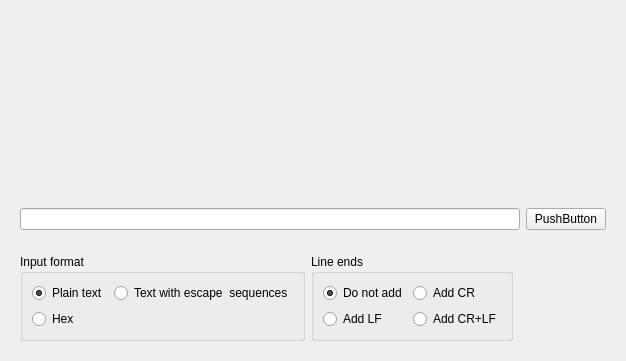
<?xml version="1.0" encoding="UTF-8"?>
<ui version="4.0">
 <class>PZST::TerminalWidget</class>
 <widget class="QWidget" name="TerminalWidget">
  <property name="geometry">
   <rect>
    <x>0</x>
    <y>0</y>
    <width>626</width>
    <height>361</height>
   </rect>
  </property>
  <property name="windowTitle">
   <string>Form</string>
  </property>
  <layout class="QVBoxLayout" name="verticalLayout_2" stretch="10,0">
   <item>
    <widget class="TerminalDisplay" name="widget" native="true">
     <zorder>widget_2</zorder>
    </widget>
   </item>
   <item>
    <widget class="QWidget" name="widget_2" native="true">
     <layout class="QVBoxLayout" name="verticalLayout_3">
      <property name="leftMargin">
       <number>0</number>
      </property>
      <property name="rightMargin">
       <number>0</number>
      </property>
      <property name="bottomMargin">
       <number>0</number>
      </property>
      <item>
       <widget class="QWidget" name="widget_4" native="true">
        <layout class="QHBoxLayout" name="horizontalLayout">
         <item>
          <widget class="QLineEdit" name="lineEdit"/>
         </item>
         <item>
          <widget class="QPushButton" name="pushButton">
           <property name="text">
            <string>PushButton</string>
           </property>
          </widget>
         </item>
        </layout>
       </widget>
      </item>
      <item>
       <widget class="QWidget" name="widget_3" native="true">
        <layout class="QHBoxLayout" name="horizontalLayout_2">
         <item>
          <widget class="QGroupBox" name="groupBox_2">
           <property name="title">
            <string>Input format</string>
           </property>
           <layout class="QGridLayout" name="gridLayout_3">
            <item row="0" column="2">
             <widget class="QRadioButton" name="radioButton_5">
              <property name="text">
               <string>Plain text</string>
              </property>
              <property name="checked">
               <bool>true</bool>
              </property>
             </widget>
            </item>
            <item row="0" column="3">
             <widget class="QRadioButton" name="radioButton_6">
              <property name="text">
               <string>Text with escape  sequences</string>
              </property>
             </widget>
            </item>
            <item row="1" column="2">
             <widget class="QRadioButton" name="radioButton_7">
              <property name="text">
               <string>Hex</string>
              </property>
             </widget>
            </item>
           </layout>
          </widget>
         </item>
         <item>
          <widget class="QGroupBox" name="groupBox">
           <property name="title">
            <string>Line ends</string>
           </property>
           <layout class="QGridLayout" name="gridLayout_2">
            <item row="0" column="1">
             <widget class="QRadioButton" name="radioButton">
              <property name="text">
               <string>Do not add</string>
              </property>
              <property name="checked">
               <bool>true</bool>
              </property>
             </widget>
            </item>
            <item row="0" column="2">
             <widget class="QRadioButton" name="radioButton_2">
              <property name="text">
               <string>Add CR</string>
              </property>
             </widget>
            </item>
            <item row="1" column="1">
             <widget class="QRadioButton" name="radioButton_3">
              <property name="text">
               <string>Add LF</string>
              </property>
             </widget>
            </item>
            <item row="1" column="2">
             <widget class="QRadioButton" name="radioButton_4">
              <property name="text">
               <string>Add CR+LF</string>
              </property>
             </widget>
            </item>
           </layout>
          </widget>
         </item>
         <item>
          <spacer name="horizontalSpacer">
           <property name="orientation">
            <enum>Qt::Horizontal</enum>
           </property>
           <property name="sizeHint" stdset="0">
            <size>
             <width>40</width>
             <height>20</height>
            </size>
           </property>
          </spacer>
         </item>
        </layout>
       </widget>
      </item>
     </layout>
    </widget>
   </item>
  </layout>
 </widget>
 <customwidgets>
  <customwidget>
   <class>TerminalDisplay</class>
   <extends>QWidget</extends>
   <header>terminaldisplay.h</header>
   <container>1</container>
  </customwidget>
 </customwidgets>
 <resources/>
 <connections/>
</ui>
